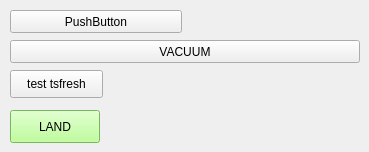
            <widget class="QWidget" name="tab_2">
             <attribute name="title">
              <string>Page</string>
             </attribute>
             <widget class="QPushButton" name="pushButton_test">
              <property name="geometry">
               <rect>
                <x>10</x>
                <y>10</y>
                <width>172</width>
                <height>23</height>
               </rect>
              </property>
              <property name="text">
               <string>PushButton</string>
              </property>
             </widget>
             <widget class="QPushButton" name="pushButton_vacuum">
              <property name="geometry">
               <rect>
                <x>10</x>
                <y>40</y>
                <width>350</width>
                <height>23</height>
               </rect>
              </property>
              <property name="text">
               <string>VACUUM</string>
              </property>
             </widget>
             <widget class="QPushButton" name="pushButton_test_tsfresh">
              <property name="geometry">
               <rect>
                <x>10</x>
                <y>70</y>
                <width>93</width>
                <height>28</height>
               </rect>
              </property>
              <property name="text">
               <string>test tsfresh</string>
              </property>
             </widget>
             <widget class="QPushButton" name="pushButton_check_land">
              <property name="geometry">
               <rect>
                <x>10</x>
                <y>110</y>
                <width>90</width>
                <height>33</height>
               </rect>
              </property>
              <property name="toolTip">
               <string>Заполнить все пропуски параметра land</string>
              </property>
              <property name="styleSheet">
               <string notr="true">background-color: rgb(170, 255, 127);</string>
              </property>
              <property name="text">
               <string>LAND</string>
              </property>
             </widget>
            </widget>
